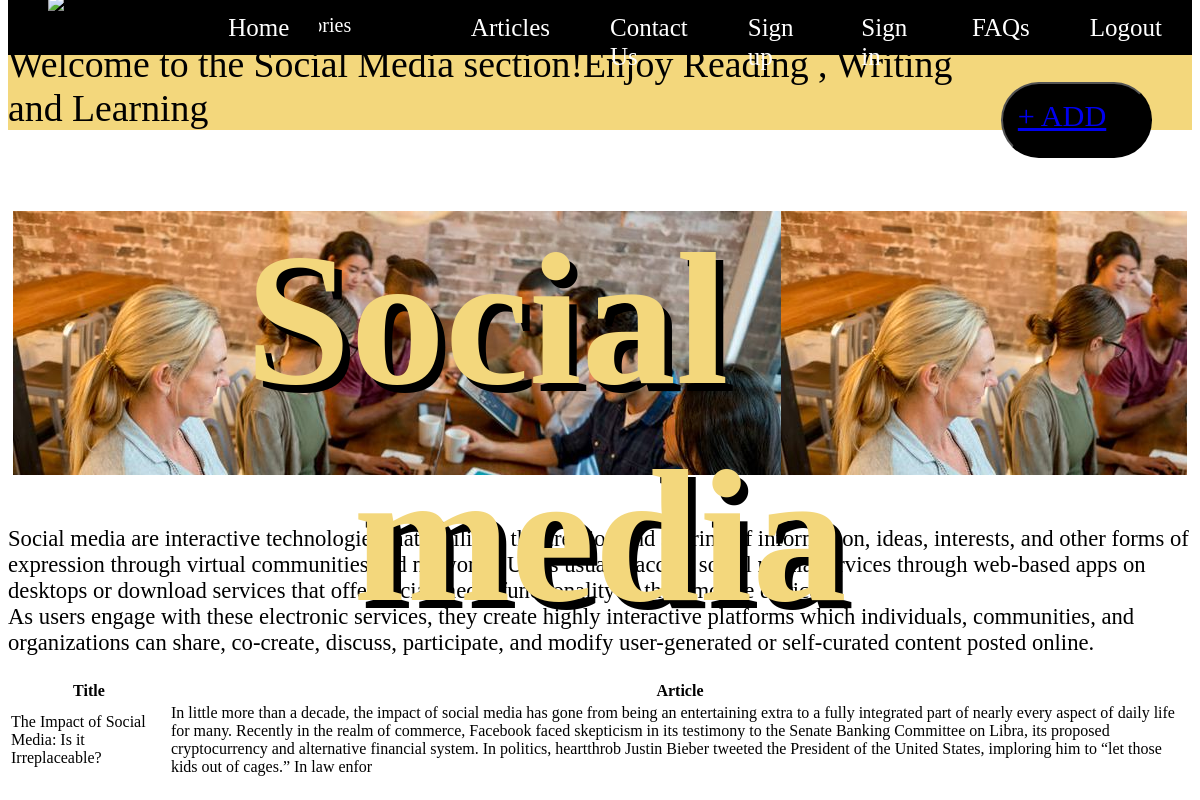
The page /SocialMediaUser.php on the database its author committed.
### tables this page shows
CREATE TABLE `textuploads` (
  `id` int(5) NOT NULL AUTO_INCREMENT,
  `title` varchar(100) NOT NULL,
  `article` varchar(500) NOT NULL,
  `category` varchar(50) NOT NULL,
  PRIMARY KEY (`id`)
);

### SocialMediaUser.php (the view, shortened to what this page needs)
<!DOCTYPE html>
<html lang="en">
<head>
</head>
<body>
    <nav class="navbar" id="Home">
        <ul class="nav-list">
            <div class="logo"><img src="https://images.squarespace-cdn.com/content/v1/5b1735dd8ab722a791596d79/1528252522168-ZNE2OKNZ9MUSN03UF1E0/MS_Logo.png?format=1500w" alt="logo"></div>
            <li><a href="user.php"> Home</a></li>
            <div class="dropdown">
                <button class="dropbtn">Categories
                </button>
              </div>
            <li><a href="articles"> Articles</a></li>
            <li><a href="contact-us"> Contact Us</a></li>
            <li><a href="signup" onclick="window.location.href='signup.html'" target="_blank"> Sign up</a></li>
            <li><a href="signin" onclick="window.location.href='alreadyauser.php'" target="_blank"> Sign in</a></li>
            <li><a href="FAQs"> FAQs</a></li>
            <li><a href="logout.php"> Logout</a></li>
        </ul>
    </nav>
    <form method="post" enctype="multipart/form-data">
        <div class="add">
            <button><a href="choosefile" onclick="window.location.href='choosefile.php'" target="_blank">+ ADD</a></button>
        </div>
    </form>
      <marquee class="mar">Welcome to the Social Media section!Enjoy Reading , Writing and Learning</marquee>
       <h1 class="edit">Social media</h1>
       <p >Social media are interactive technologies that facilitate the
        creation and sharing of information, ideas,
        interests, and other forms of expression through virtual communities and networks. Users usually
        access
        social media services through web-based apps on desktops or download services that offer social
        media
        functionality to their mobile devices.
        <br>
        As users engage with these electronic services, they create highly interactive platforms which
        individuals,
        communities, and organizations can share, co-create, discuss, participate, and modify
        user-generated or
        self-curated content posted online.</p>
</body>
<?php
include('connection.php');
$sqlget = "SELECT * FROM textuploads where category = 'socialmedia'";
$sqldata = mysqli_query($con, $sqlget) or die('error getting');
echo "<table>";
echo "<th>Title</th><th>Article</th></tr>";
while ($row = mysqli_fetch_array($sqldata, MYSQLI_ASSOC)){
    echo "<tr><td>";
    echo $row['title'];
    echo "</td><td>";
    echo $row['article'];
    echo "</td></tr>";
}
echo "</table>";
?>

### SocialMediaUser.php (style rules this page uses)
.navbar { height: 34px; display: flex; align-items: center; justify-content: center; position: sticky; top: 0; cursor: pointer; }
.nav-list { background-color: black; height: 60px; width : 100%; display: flex; align-items: top; }
.nav-list li { list-style: none; padding: 18px 30px; }
.nav-list li a { text-decoration: none; color: white; font-size: 25px; font-family: emoji }
.logo { height: 250; width:25%; display: flex; justify-content: left; align-items: left; }
.dropdown { float: left; overflow: hidden; }
.dropdown .dropbtn { font-size: 20px; border: none; outline: none; color: white; padding: 14px 16px; background-color: inherit; font-family: inherit; margin-top: 5px; }
h1 { color: rgb(243, 215, 124); font-family: Georgia, 'Times New Roman', Times, serif; font-size: 5cm; font-weight: bold; text-align: center; position: relative; text-shadow: 0.2cm 0.2cm black; top: 2cm; bottom: 2cm; margin-left: 5px; margin-right: 5px; }
p { font-family: Cambria, Cochin, Georgia, Times, 'Times New Roman', serif; color:black; font-size: 0.6cm; padding: none; bottom: 5cm; }
button { height: 2cm; width: 4cm; float: right; display: flex; box-sizing: border-box; margin: 40px; position: relative; text-align: center; background-color: black; color: white; padding: 15px; font-family: Georgia, 'Times New Roman', Times, serif; font-size: 0.8cm; border-radius: 1cm; border: 15px 15px beige; cursor: pointer; }
.edit { background-image: url(Images/socialmedia.jpg); height: 7cm; margin-top: 5px; }
.mar { font-size: 1cm; font-family: Georgia, 'Times New Roman', Times, serif; background-color:rgb(243, 215, 124); }

### rows shown on the page
textuploads: title "The Impact of Social Media: Is it Irreplaceable?", article "In little more than a decade, the impact of social media has gone from being an entertaining extra to a fully integrated part of nearly every aspect of daily life for many. Recently in the realm of commerce, Facebook faced skepticism in its testimony to the Senate Banking Committee on Libra, its proposed cryptocurrency and alternative financial system. In politics, heartthrob Justin Bieber tweeted the President of the United States, imploring him to “let those kids out of cages.” In law enfor"
